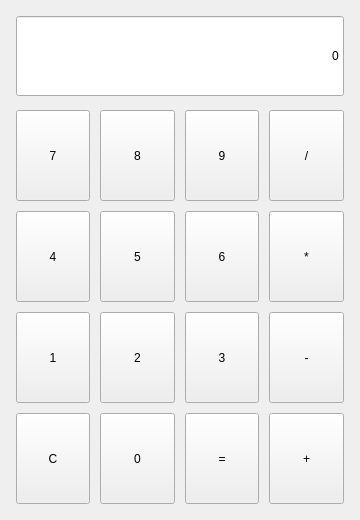
<?xml version="1.0" encoding="UTF-8"?>
<ui version="4.0">
 <class>MainWindow</class>
 <widget class="QMainWindow" name="MainWindow">
  <property name="geometry">
   <rect>
    <x>0</x>
    <y>0</y>
    <width>360</width>
    <height>520</height>
   </rect>
  </property>
  <property name="windowTitle">
   <string>Calculadora  Básica</string>
  </property>
  <widget class="QWidget" name="centralwidget">
   <layout class="QVBoxLayout" name="layout_principal">
    <property name="spacing">
     <number>14</number>
    </property>
    <property name="leftMargin">
     <number>16</number>
    </property>
    <property name="topMargin">
     <number>16</number>
    </property>
    <property name="rightMargin">
     <number>16</number>
    </property>
    <property name="bottomMargin">
     <number>16</number>
    </property>
    <item>
     <widget class="QLineEdit" name="display_operaciones">
      <property name="minimumSize">
       <size>
        <width>0</width>
        <height>80</height>
       </size>
      </property>
      <property name="focusPolicy">
       <enum>Qt::NoFocus</enum>
      </property>
      <property name="text">
       <string>0</string>
      </property>
      <property name="alignment">
       <set>Qt::AlignRight|Qt::AlignVCenter</set>
      </property>
      <property name="readOnly">
       <bool>true</bool>
      </property>
     </widget>
    </item>
    <item>
     <layout class="QGridLayout" name="grid_botonera">
      <property name="spacing">
       <number>10</number>
      </property>
      <item row="0" column="0">
       <widget class="QPushButton" name="btn_7">
        <property name="sizePolicy">
         <sizepolicy hsizetype="Expanding" vsizetype="Expanding">
          <horstretch>0</horstretch>
          <verstretch>0</verstretch>
         </sizepolicy>
        </property>
        <property name="minimumSize">
         <size>
          <width>70</width>
          <height>60</height>
         </size>
        </property>
        <property name="text">
         <string>7</string>
        </property>
       </widget>
      </item>
      <item row="0" column="1">
       <widget class="QPushButton" name="btn_8">
        <property name="sizePolicy">
         <sizepolicy hsizetype="Expanding" vsizetype="Expanding">
          <horstretch>0</horstretch>
          <verstretch>0</verstretch>
         </sizepolicy>
        </property>
        <property name="minimumSize">
         <size>
          <width>70</width>
          <height>60</height>
         </size>
        </property>
        <property name="text">
         <string>8</string>
        </property>
       </widget>
      </item>
      <item row="0" column="2">
       <widget class="QPushButton" name="btn_9">
        <property name="sizePolicy">
         <sizepolicy hsizetype="Expanding" vsizetype="Expanding">
          <horstretch>0</horstretch>
          <verstretch>0</verstretch>
         </sizepolicy>
        </property>
        <property name="minimumSize">
         <size>
          <width>70</width>
          <height>60</height>
         </size>
        </property>
        <property name="text">
         <string>9</string>
        </property>
       </widget>
      </item>
      <item row="0" column="3">
       <widget class="QPushButton" name="btn_division">
        <property name="sizePolicy">
         <sizepolicy hsizetype="Expanding" vsizetype="Expanding">
          <horstretch>0</horstretch>
          <verstretch>0</verstretch>
         </sizepolicy>
        </property>
        <property name="minimumSize">
         <size>
          <width>70</width>
          <height>60</height>
         </size>
        </property>
        <property name="text">
         <string>/</string>
        </property>
       </widget>
      </item>
      <item row="1" column="0">
       <widget class="QPushButton" name="btn_4">
        <property name="sizePolicy">
         <sizepolicy hsizetype="Expanding" vsizetype="Expanding">
          <horstretch>0</horstretch>
          <verstretch>0</verstretch>
         </sizepolicy>
        </property>
        <property name="minimumSize">
         <size>
          <width>70</width>
          <height>60</height>
         </size>
        </property>
        <property name="text">
         <string>4</string>
        </property>
       </widget>
      </item>
      <item row="1" column="1">
       <widget class="QPushButton" name="btn_5">
        <property name="sizePolicy">
         <sizepolicy hsizetype="Expanding" vsizetype="Expanding">
          <horstretch>0</horstretch>
          <verstretch>0</verstretch>
         </sizepolicy>
        </property>
        <property name="minimumSize">
         <size>
          <width>70</width>
          <height>60</height>
         </size>
        </property>
        <property name="text">
         <string>5</string>
        </property>
       </widget>
      </item>
      <item row="1" column="2">
       <widget class="QPushButton" name="btn_6">
        <property name="sizePolicy">
         <sizepolicy hsizetype="Expanding" vsizetype="Expanding">
          <horstretch>0</horstretch>
          <verstretch>0</verstretch>
         </sizepolicy>
        </property>
        <property name="minimumSize">
         <size>
          <width>70</width>
          <height>60</height>
         </size>
        </property>
        <property name="text">
         <string>6</string>
        </property>
       </widget>
      </item>
      <item row="1" column="3">
       <widget class="QPushButton" name="btn_multiplicacion">
        <property name="sizePolicy">
         <sizepolicy hsizetype="Expanding" vsizetype="Expanding">
          <horstretch>0</horstretch>
          <verstretch>0</verstretch>
         </sizepolicy>
        </property>
        <property name="minimumSize">
         <size>
          <width>70</width>
          <height>60</height>
         </size>
        </property>
        <property name="text">
         <string>*</string>
        </property>
       </widget>
      </item>
      <item row="2" column="0">
       <widget class="QPushButton" name="btn_1">
        <property name="sizePolicy">
         <sizepolicy hsizetype="Expanding" vsizetype="Expanding">
          <horstretch>0</horstretch>
          <verstretch>0</verstretch>
         </sizepolicy>
        </property>
        <property name="minimumSize">
         <size>
          <width>70</width>
          <height>60</height>
         </size>
        </property>
        <property name="text">
         <string>1</string>
        </property>
       </widget>
      </item>
      <item row="2" column="1">
       <widget class="QPushButton" name="btn_2">
        <property name="sizePolicy">
         <sizepolicy hsizetype="Expanding" vsizetype="Expanding">
          <horstretch>0</horstretch>
          <verstretch>0</verstretch>
         </sizepolicy>
        </property>
        <property name="minimumSize">
         <size>
          <width>70</width>
          <height>60</height>
         </size>
        </property>
        <property name="text">
         <string>2</string>
        </property>
       </widget>
      </item>
      <item row="2" column="2">
       <widget class="QPushButton" name="btn_3">
        <property name="sizePolicy">
         <sizepolicy hsizetype="Expanding" vsizetype="Expanding">
          <horstretch>0</horstretch>
          <verstretch>0</verstretch>
         </sizepolicy>
        </property>
        <property name="minimumSize">
         <size>
          <width>70</width>
          <height>60</height>
         </size>
        </property>
        <property name="text">
         <string>3</string>
        </property>
       </widget>
      </item>
      <item row="2" column="3">
       <widget class="QPushButton" name="btn_resta">
        <property name="sizePolicy">
         <sizepolicy hsizetype="Expanding" vsizetype="Expanding">
          <horstretch>0</horstretch>
          <verstretch>0</verstretch>
         </sizepolicy>
        </property>
        <property name="minimumSize">
         <size>
          <width>70</width>
          <height>60</height>
         </size>
        </property>
        <property name="text">
         <string>-</string>
        </property>
       </widget>
      </item>
      <item row="3" column="0">
       <widget class="QPushButton" name="btn_clear">
        <property name="sizePolicy">
         <sizepolicy hsizetype="Expanding" vsizetype="Expanding">
          <horstretch>0</horstretch>
          <verstretch>0</verstretch>
         </sizepolicy>
        </property>
        <property name="minimumSize">
         <size>
          <width>70</width>
          <height>60</height>
         </size>
        </property>
        <property name="text">
         <string>C</string>
        </property>
       </widget>
      </item>
      <item row="3" column="1">
       <widget class="QPushButton" name="btn_0">
        <property name="sizePolicy">
         <sizepolicy hsizetype="Expanding" vsizetype="Expanding">
          <horstretch>0</horstretch>
          <verstretch>0</verstretch>
         </sizepolicy>
        </property>
        <property name="minimumSize">
         <size>
          <width>70</width>
          <height>60</height>
         </size>
        </property>
        <property name="text">
         <string>0</string>
        </property>
       </widget>
      </item>
      <item row="3" column="2">
       <widget class="QPushButton" name="btn_igual">
        <property name="sizePolicy">
         <sizepolicy hsizetype="Expanding" vsizetype="Expanding">
          <horstretch>0</horstretch>
          <verstretch>0</verstretch>
         </sizepolicy>
        </property>
        <property name="minimumSize">
         <size>
          <width>70</width>
          <height>60</height>
         </size>
        </property>
        <property name="text">
         <string>=</string>
        </property>
       </widget>
      </item>
      <item row="3" column="3">
       <widget class="QPushButton" name="btn_suma">
        <property name="sizePolicy">
         <sizepolicy hsizetype="Expanding" vsizetype="Expanding">
          <horstretch>0</horstretch>
          <verstretch>0</verstretch>
         </sizepolicy>
        </property>
        <property name="minimumSize">
         <size>
          <width>70</width>
          <height>60</height>
         </size>
        </property>
        <property name="text">
         <string>+</string>
        </property>
       </widget>
      </item>
     </layout>
    </item>
   </layout>
  </widget>
 </widget>
 <resources/>
 <connections/>
</ui>
